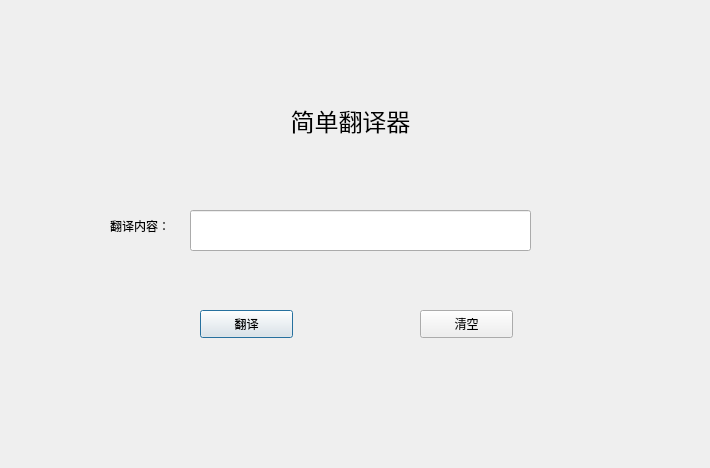
<?xml version="1.0" encoding="UTF-8"?>
<ui version="4.0">
 <class>Dialog</class>
 <widget class="QDialog" name="Dialog">
  <property name="enabled">
   <bool>true</bool>
  </property>
  <property name="geometry">
   <rect>
    <x>0</x>
    <y>0</y>
    <width>710</width>
    <height>468</height>
   </rect>
  </property>
  <property name="windowTitle">
   <string>翻译器</string>
  </property>
  <widget class="QPushButton" name="pushButton">
   <property name="geometry">
    <rect>
     <x>200</x>
     <y>310</y>
     <width>93</width>
     <height>28</height>
    </rect>
   </property>
   <property name="text">
    <string>翻译</string>
   </property>
  </widget>
  <widget class="QPushButton" name="pushButton_2">
   <property name="geometry">
    <rect>
     <x>420</x>
     <y>310</y>
     <width>93</width>
     <height>28</height>
    </rect>
   </property>
   <property name="text">
    <string>清空</string>
   </property>
  </widget>
  <widget class="QLabel" name="label">
   <property name="geometry">
    <rect>
     <x>110</x>
     <y>210</y>
     <width>72</width>
     <height>31</height>
    </rect>
   </property>
   <property name="sizeIncrement">
    <size>
     <width>2</width>
     <height>2</height>
    </size>
   </property>
   <property name="text">
    <string>翻译内容：</string>
   </property>
  </widget>
  <widget class="QLineEdit" name="lineEdit">
   <property name="geometry">
    <rect>
     <x>190</x>
     <y>210</y>
     <width>341</width>
     <height>41</height>
    </rect>
   </property>
  </widget>
  <widget class="QLabel" name="label_2">
   <property name="geometry">
    <rect>
     <x>250</x>
     <y>100</y>
     <width>201</width>
     <height>41</height>
    </rect>
   </property>
   <property name="font">
    <font>
     <family>Adobe Arabic</family>
     <pointsize>18</pointsize>
    </font>
   </property>
   <property name="lineWidth">
    <number>5</number>
   </property>
   <property name="midLineWidth">
    <number>4</number>
   </property>
   <property name="text">
    <string>简单翻译器</string>
   </property>
   <property name="alignment">
    <set>Qt::AlignCenter</set>
   </property>
  </widget>
 </widget>
 <resources/>
 <connections>
  <connection>
   <sender>pushButton</sender>
   <signal>clicked()</signal>
   <receiver>Dialog</receiver>
   <slot>accept()</slot>
   <hints>
    <hint type="sourcelabel">
     <x>246</x>
     <y>323</y>
    </hint>
    <hint type="destinationlabel">
     <x>354</x>
     <y>233</y>
    </hint>
   </hints>
  </connection>
  <connection>
   <sender>pushButton_2</sender>
   <signal>clicked()</signal>
   <receiver>Dialog</receiver>
   <slot>accept()</slot>
   <hints>
    <hint type="sourcelabel">
     <x>466</x>
     <y>323</y>
    </hint>
    <hint type="destinationlabel">
     <x>354</x>
     <y>233</y>
    </hint>
   </hints>
  </connection>
 </connections>
</ui>
